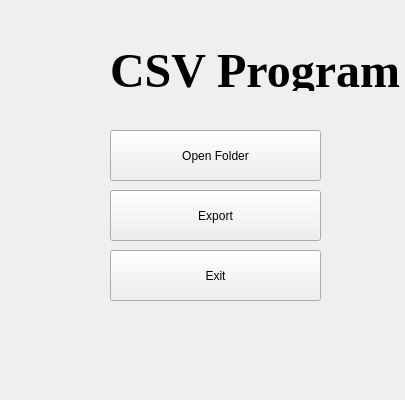
<?xml version="1.0" encoding="UTF-8"?>
<ui version="4.0">
 <class>MainWindow</class>
 <widget class="QMainWindow" name="MainWindow">
  <property name="geometry">
   <rect>
    <x>0</x>
    <y>0</y>
    <width>405</width>
    <height>400</height>
   </rect>
  </property>
  <property name="maximumSize">
   <size>
    <width>1280</width>
    <height>720</height>
   </size>
  </property>
  <property name="windowTitle">
   <string>MainWindow</string>
  </property>
  <widget class="QWidget" name="centralwidget">
   <widget class="QPushButton" name="openBtn">
    <property name="geometry">
     <rect>
      <x>110</x>
      <y>130</y>
      <width>211</width>
      <height>51</height>
     </rect>
    </property>
    <property name="maximumSize">
     <size>
      <width>1280</width>
      <height>720</height>
     </size>
    </property>
    <property name="text">
     <string>Open Folder</string>
    </property>
   </widget>
   <widget class="QPushButton" name="exportBtn">
    <property name="geometry">
     <rect>
      <x>110</x>
      <y>190</y>
      <width>211</width>
      <height>51</height>
     </rect>
    </property>
    <property name="maximumSize">
     <size>
      <width>1280</width>
      <height>720</height>
     </size>
    </property>
    <property name="text">
     <string>Export</string>
    </property>
   </widget>
   <widget class="QPushButton" name="ExitBtn">
    <property name="geometry">
     <rect>
      <x>110</x>
      <y>250</y>
      <width>211</width>
      <height>51</height>
     </rect>
    </property>
    <property name="maximumSize">
     <size>
      <width>1280</width>
      <height>720</height>
     </size>
    </property>
    <property name="autoFillBackground">
     <bool>false</bool>
    </property>
    <property name="text">
     <string>Exit</string>
    </property>
   </widget>
   <widget class="QLabel" name="label">
    <property name="geometry">
     <rect>
      <x>110</x>
      <y>50</y>
      <width>351</width>
      <height>41</height>
     </rect>
    </property>
    <property name="font">
     <font>
      <family>Times New Roman</family>
      <pointsize>36</pointsize>
      <weight>75</weight>
      <bold>true</bold>
     </font>
    </property>
    <property name="text">
     <string>CSV Program</string>
    </property>
   </widget>
  </widget>
  <action name="actionOpen">
   <property name="text">
    <string>Open</string>
   </property>
  </action>
  <action name="actionSave">
   <property name="text">
    <string>Save</string>
   </property>
  </action>
  <action name="actionExit">
   <property name="text">
    <string>Exit</string>
   </property>
  </action>
 </widget>
 <resources/>
 <connections/>
</ui>
